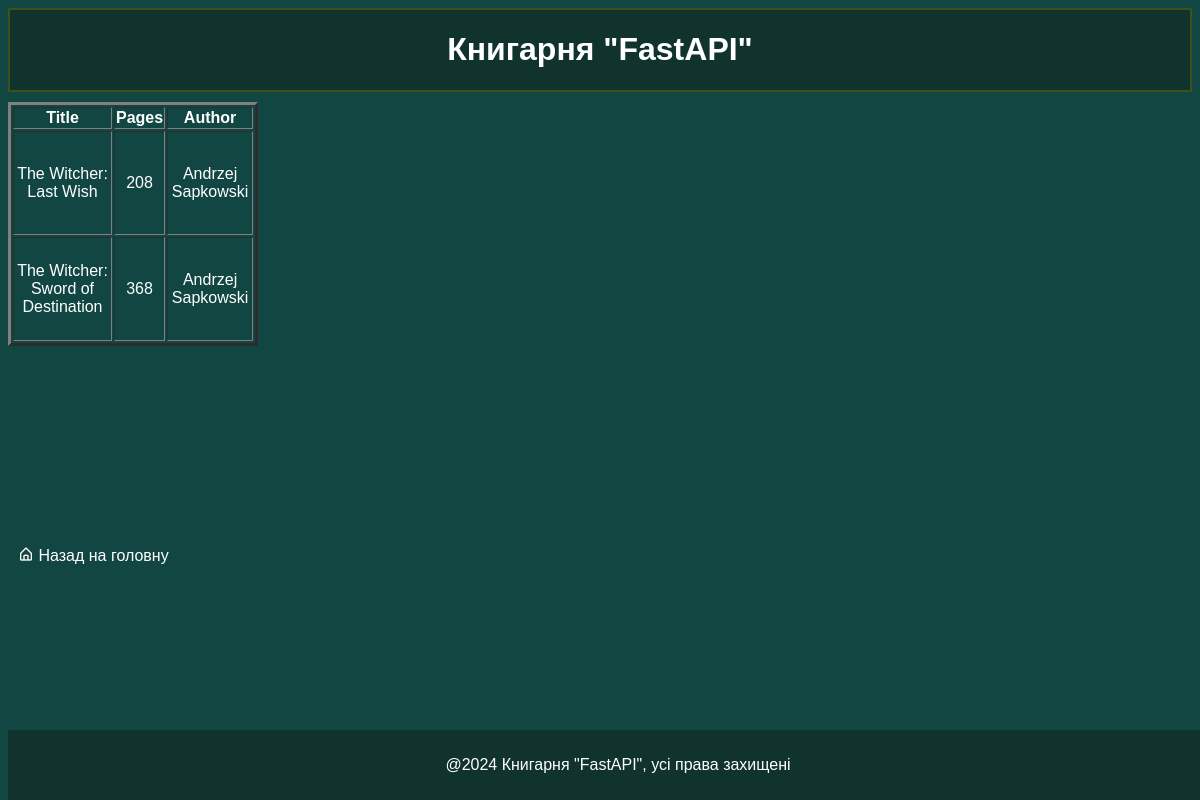
/books/, run on an earlier commit of the app's database.
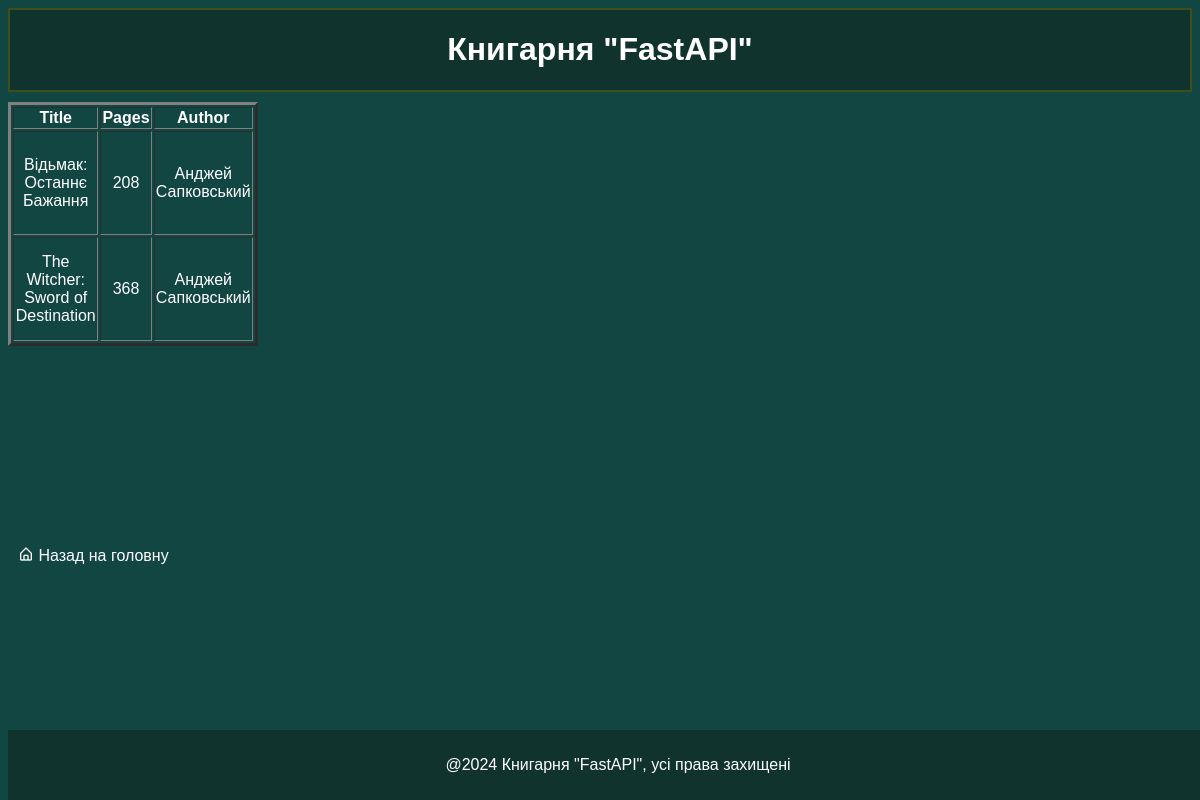
And on a later commit of the database.
### db/models.py (models this page shows)
class Book(Base):
    __tablename__ = "books"
    id = Column(Integer, primary_key=True, index=True)
    title = Column(String, unique=True, index=True)
    pages = Column(Integer)
    author_id = Column(Integer, ForeignKey("authors.id"))
    author = relationship("Author", back_populates="books")

class Author(Base):
    __tablename__ = "authors"
    id = Column(Integer, primary_key=True, index=True)
    author = Column(String, unique=True, index=True)
    books = relationship("Book", back_populates="author")

### main.py (the view)
@app.get("/books/", response_class=HTMLResponse)
async def show_books(request: Request, db: Session = Depends(get_db)):
    books = crud.get_books(db, skip=0, limit=50)
    return templates.TemplateResponse("books.html", {"request": request, "books": books})

### templates/books.html (shortened to what this page needs)
<!DOCTYPE html>
<html lang="en">
<head>
    <link href='https://unpkg.com/boxicons@2.1.4/css/boxicons.min.css' rel='stylesheet'>
    <link rel="stylesheet" href="/static/style.css">
</head>
<body>
     <header>
       <h1>Книгарня "FastAPI"</h1>
     </header>
      <table border="3" width="250" class="table">
        <thead>
            <tr>
                <th>Title</th>
                <th>Pages</th>
                <th>Author</th>
            </tr>
        </thead>
        <tbody>
          {% for book in books %}
          <tr>
                <td>{{ book.title }}</td>
                <td>{{ book.pages }}</td>
                <td>{{ book.author.author }}</td>
            </tr>
          {% endfor %}
        </tbody>
      </table>
    <nav class="a-home">
      <a href="/">
        <i class="bx bx-home-alt"></i>
        <span>Назад на головну</span>
      </a>
    </nav>
    <footer>
      <p>
        @2024 Книгарня "FastAPI", усі права захищені
      </p>
    </footer>
  </body>
</html>

What changed in the data, as far as the page shows it:
changed Book: title "The Witcher: Last Wish" → "Відьмак: Останнє Бажання"; author.author "Andrzej Sapkowski" → "Анджей Сапковський"
changed through a linked row, Book "The Witcher: Sword of Destination": author.author "Andrzej Sapkowski" → "Анджей Сапковський"
